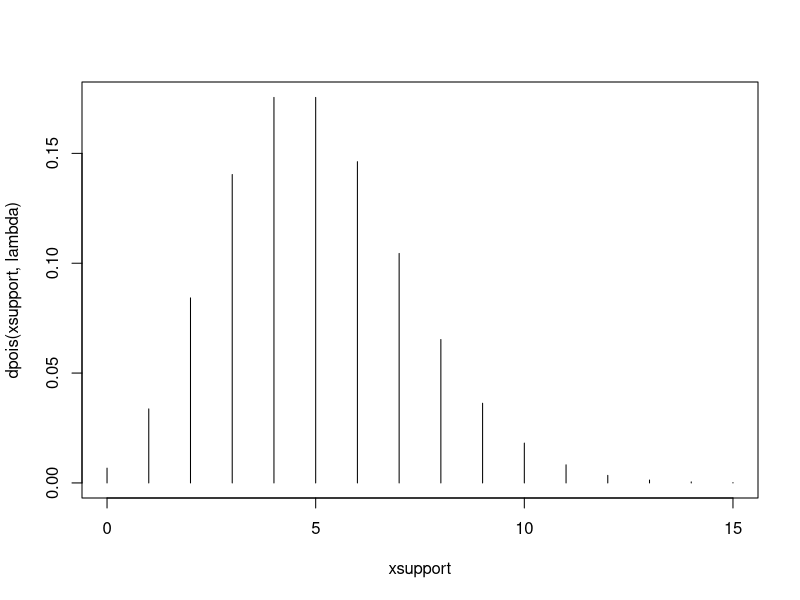

Write R code to recreate this figure. (Note: this script raises an error after producing the figure.)
n = 15
lambda=5
xsupport = c(0:n)
# pmf of unconditional test statistic 
plot(xsupport,dpois(xsupport,lambda), type='h')

# Distribution of xbar is unknown,
# derive by simulation
M = 10^5
x=rep(NA,M)
for(i in 1:M){
  x = rpois(n,lambda)
  xbar[i]= mean(x)
}

# pmf of the conditional test statistic 
lines(xbar,)
     
uncond.values = ppois(c(0:n), lambda)
critical.value.uncond = min(which(((1-uncond.values)<0.05) == TRUE))
alpha.uncond = 1-ppois(critical.value.uncond-1, lambda)


alpha.cond = 1-pbinom(critical.value.uncond-1, sum(x),1/n)

alphaobscond = c()
alphaobsuncond = c()

M = 10^4
countuncond = 0
countcond = 0
for(j in 1:M){
  x = rpois(n,lambda)
    # unconditional test statistic x1
    if(x[1]>=critical.value){
      countuncond = countuncond + 1
    }
    # conditional test statistic x1|sum(x) is binomial with 
    # sum(x) number of trials and probability of success 1/n
    # its ecpectation (rao-blackwell says this is the lowest
    # variance estimator) is sum(x)
    if(mean(x)>=critical.value){
      countcond = countcond + 1
    }
  }  
  countuncond/M
  countcond/M
  